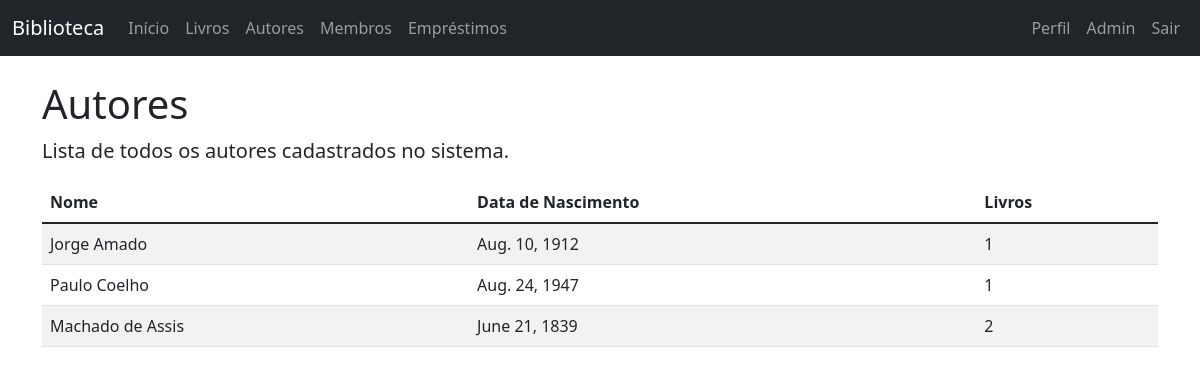
/authors/ (signed in), run on the app's committed database.
### books/models.py (models this page shows)
class Author(models.Model):
    first_name = models.CharField(max_length=100)
    last_name = models.CharField(max_length=100)
    birth_date = models.DateField(null=True, blank=True)
    def __str__(self):
        return f"{self.first_name} {self.last_name}"
    class Meta:
        ordering = ['last_name']

### books/views.py (the view)
# urls.py: path('authors/', views.author_list, name='author_list'),
@login_required
def author_list(request):
    authors = Author.objects.all()
    try:
        member = request.user.member
        is_librarian = member.is_librarian
    except Member.DoesNotExist:
        is_librarian = False
    return render(request, 'books/author_list.html', {
        'authors': authors,
        'is_librarian': is_librarian
    })

### books/models.py (called while the page is built)
    @property
    def is_librarian(self):
        return self.role == 'librarian' or self.role == 'admin'

### templates/books/author_list.html (shortened to what this page needs)
{% extends 'base.html' %}
{% block content %}
<div class="row">
    <div class="col-md-12">
        <h1>Autores</h1>
        <p class="lead">Lista de todos os autores cadastrados no sistema.</p>
        {% if authors %}
            <div class="table-responsive">
                <table class="table table-striped table-hover">
                    <thead>
                        <tr>
                            <th>Nome</th>
                            <th>Data de Nascimento</th>
                            <th>Livros</th>
                        </tr>
                    </thead>
                    <tbody>
                        {% for author in authors %}
                            <tr>
                                <td>{{ author }}</td>
                                <td>{{ author.birth_date|default:"Não informada" }}</td>
                                <td>{{ author.books.count }}</td>
                            </tr>
                        {% endfor %}
                    </tbody>
                </table>
            </div>
        {% else %}
            <div class="alert alert-info">
                <p>Nenhum autor cadastrado ainda.</p>
            </div>
        {% endif %}
    </div>
</div>
{% endblock %}

### data on the page
Author: first_name+last_name "Jorge Amado", birth_date "Aug. 10, 1912", books.count "1"
Author: first_name+last_name "Paulo Coelho", birth_date "Aug. 24, 1947", books.count "1"
Author: first_name+last_name "Machado de Assis", birth_date "June 21, 1839", books.count "2"
